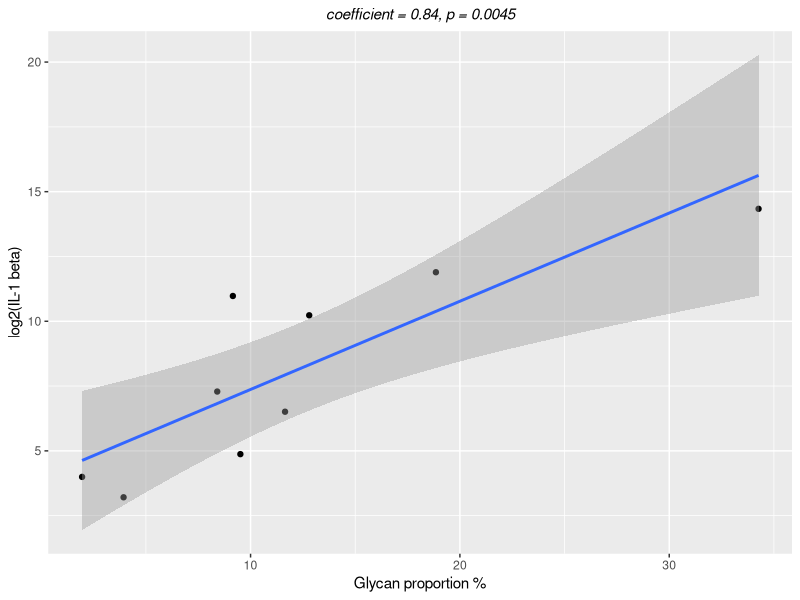
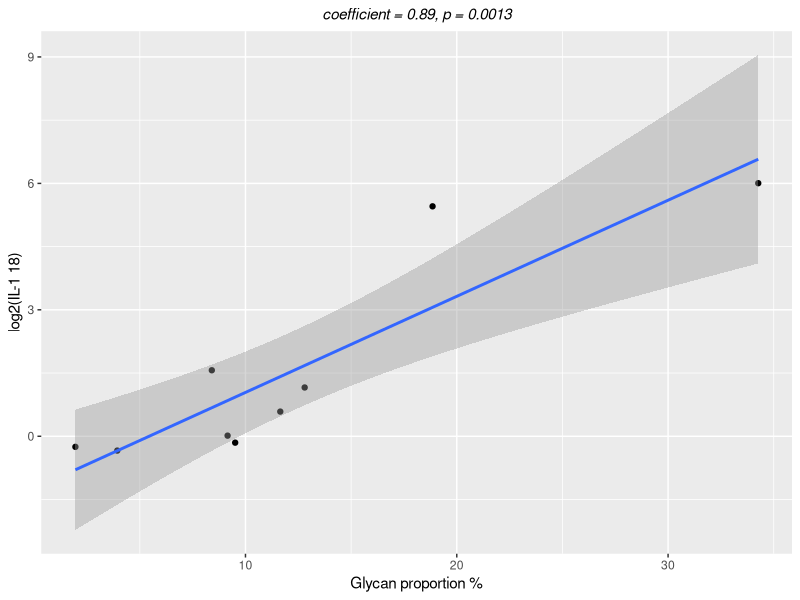
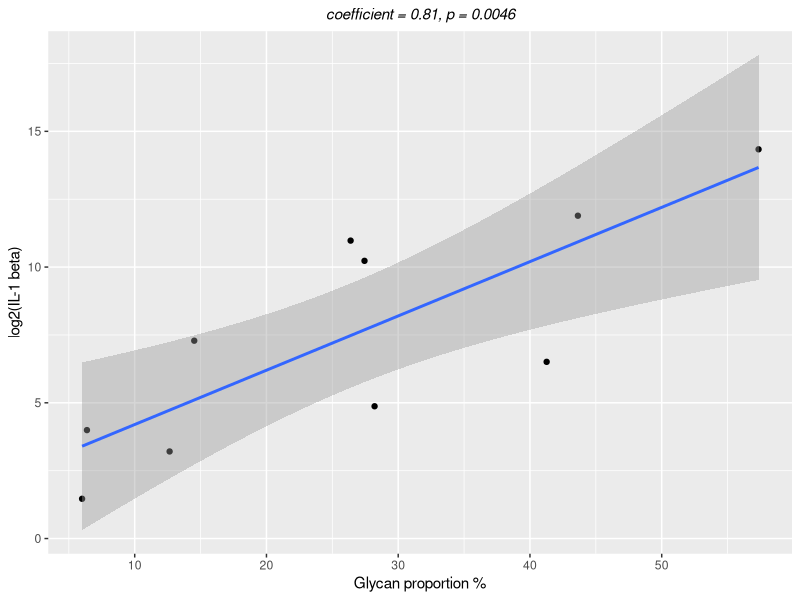
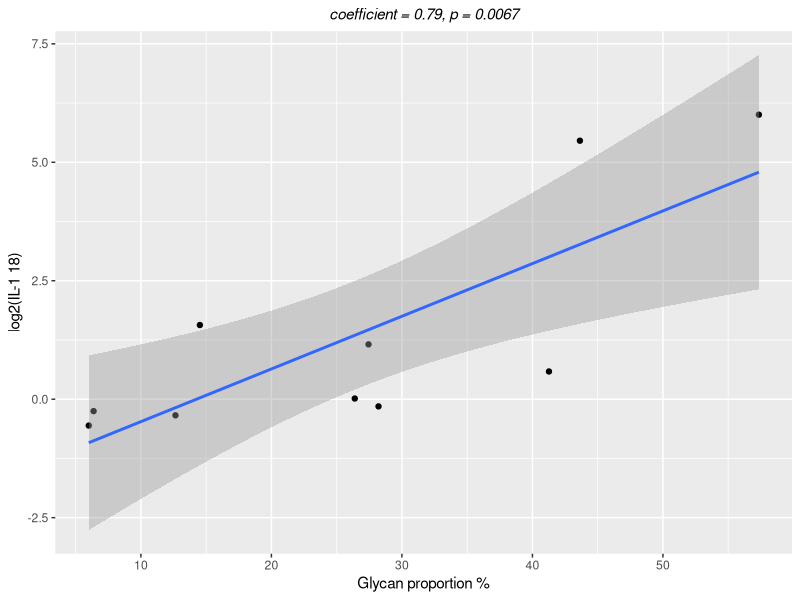
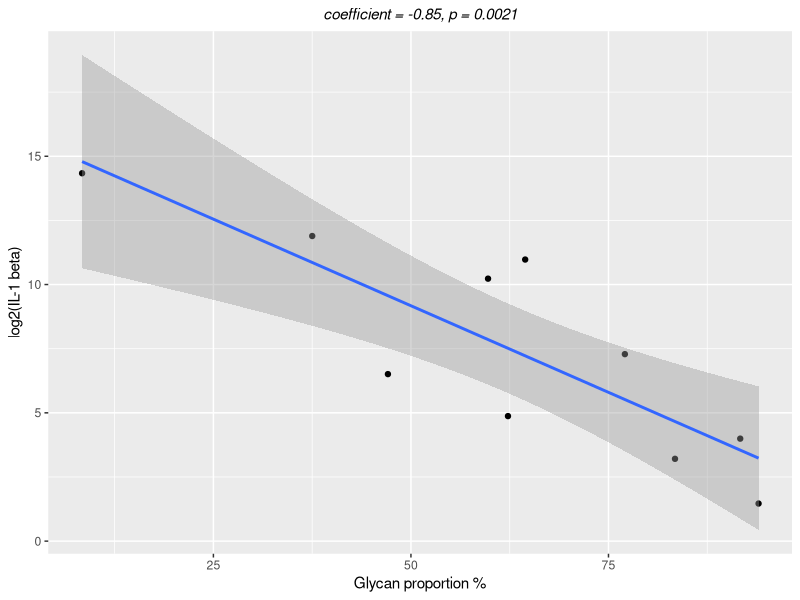
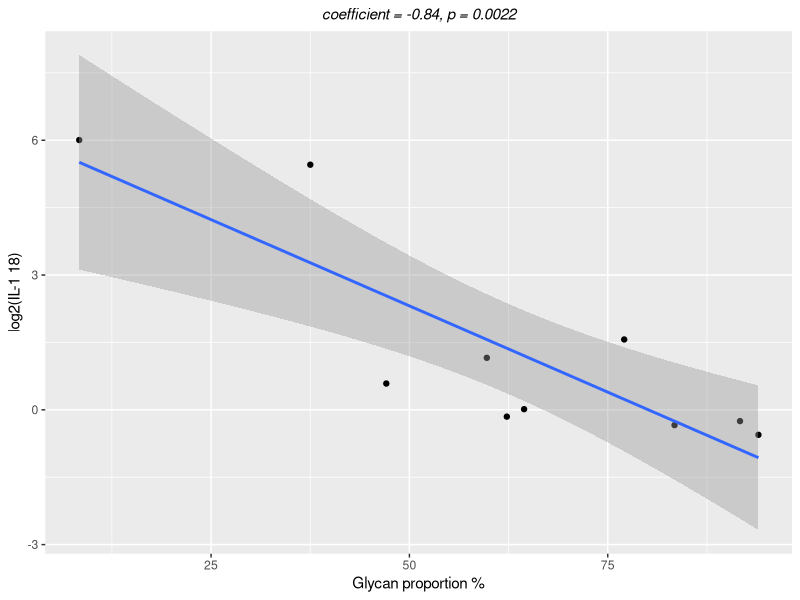
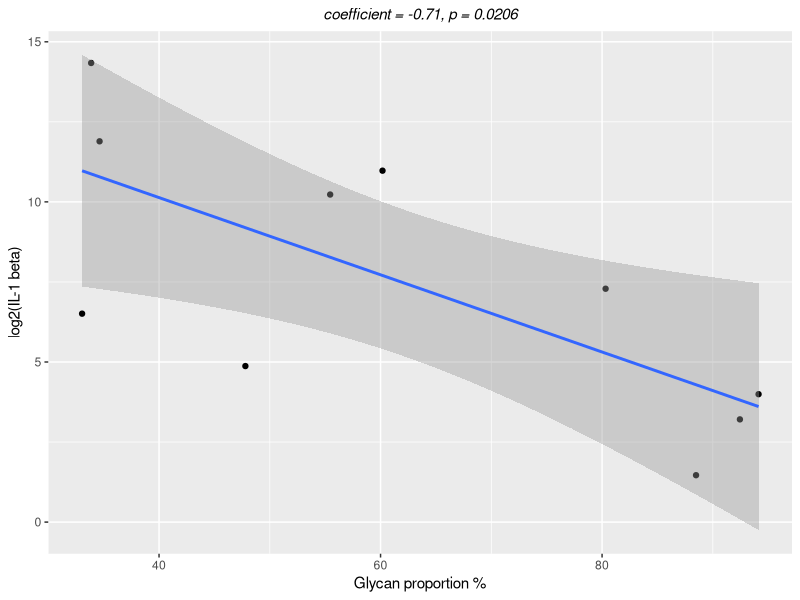
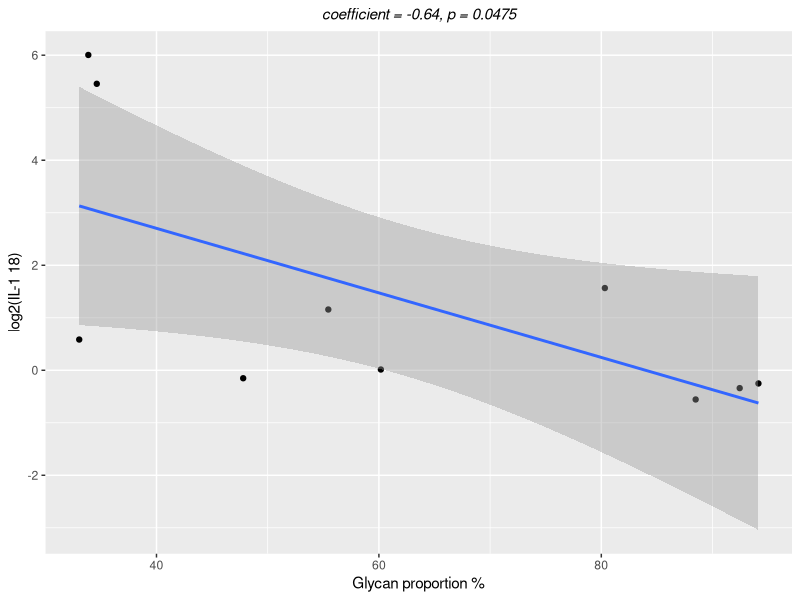

These charts were generated, in order, by the following R code:
############# Load packages, input background information #####

## Load ggplot2 
library(ggplot2)

############# Figure 10 A ####################################

## import the data
res=read.csv('Figure_10_A.csv')

## add relative intensity column
res['relative.intensity']=res$dHex_Intensity/res$total_Intensity

## plot the results IL-1 beta
temp=cor.test(res$relative.intensity, log2(as.numeric(res$IL1.beta)))
coefficient=as.vector(temp[[4]])
coefficient=round(coefficient,digits = 2)
p=temp[[3]]
p=round(p, digits = 4)
ggplot(res, aes(relative.intensity*100, log2(as.numeric(IL1.beta))))+
  geom_point()+
  labs(x='Glycan proportion %', y='log2(IL-1 beta)',
       subtitle = paste('coefficient = ',coefficient,', ', 'p = ',p,sep=''))+
  geom_smooth(method=lm)+
  theme( plot.subtitle = element_text(hjust = 0.5, face = 'italic'))

## plot the results IL-18
temp=cor.test(res$relative.intensity, log2(as.numeric(res$IL.18)))
coefficient=as.vector(temp[[4]])
coefficient=round(coefficient,digits = 2)
p=temp[[3]]
p=round(p, digits = 4)
ggplot(res, aes(relative.intensity*100, log2(as.numeric(IL.18))))+
  geom_point()+
  labs(x='Glycan proportion %', y='log2(IL-1 18)',
       subtitle = paste('coefficient = ',coefficient,', ', 'p = ',p,sep=''))+
  geom_smooth(method=lm)+
  theme( plot.subtitle = element_text(hjust = 0.5, face = 'italic'))

############# Figure 10 B ####################################

## import the data
res=read.csv('Figure_10_B.csv')

## add relative intensity column
res['relative.intensity']=res$dHex_Intensity/res$total_Intensity

## plot the results IL-1 beta
temp=cor.test(res$relative.intensity, log2(as.numeric(res$IL1.beta)))
coefficient=as.vector(temp[[4]])
coefficient=round(coefficient,digits = 2)
p=temp[[3]]
p=round(p, digits = 4)
ggplot(res, aes(relative.intensity*100, log2(as.numeric(IL1.beta))))+
  geom_point()+
  labs(x='Glycan proportion %', y='log2(IL-1 beta)',
       subtitle = paste('coefficient = ',coefficient,', ', 'p = ',p,sep=''))+
  geom_smooth(method=lm)+
  theme( plot.subtitle = element_text(hjust = 0.5, face = 'italic'))

## plot the results IL-18
temp=cor.test(res$relative.intensity, log2(as.numeric(res$IL.18)))
coefficient=as.vector(temp[[4]])
coefficient=round(coefficient,digits = 2)
p=temp[[3]]
p=round(p, digits = 4)
ggplot(res, aes(relative.intensity*100, log2(as.numeric(IL.18))))+
  geom_point()+
  labs(x='Glycan proportion %', y='log2(IL-1 18)',
       subtitle = paste('coefficient = ',coefficient,', ', 'p = ',p,sep=''))+
  geom_smooth(method=lm)+
  theme( plot.subtitle = element_text(hjust = 0.5, face = 'italic'))

############# Figure 10 C ####################################

## import the data
res=read.csv('Figure_10_C.csv')

## add relative intensity column
res['relative.intensity']=res$dHex_Intensity/res$total_Intensity

## plot the results IL-1 beta
temp=cor.test(res$relative.intensity, log2(as.numeric(res$IL1.beta)))
coefficient=as.vector(temp[[4]])
coefficient=round(coefficient,digits = 2)
p=temp[[3]]
p=round(p, digits = 4)
ggplot(res, aes(relative.intensity*100, log2(as.numeric(IL1.beta))))+
  geom_point()+
  labs(x='Glycan proportion %', y='log2(IL-1 beta)',
       subtitle = paste('coefficient = ',coefficient,', ', 'p = ',p,sep=''))+
  geom_smooth(method=lm)+
  theme( plot.subtitle = element_text(hjust = 0.5, face = 'italic'))

## plot the results IL-18
temp=cor.test(res$relative.intensity, log2(as.numeric(res$IL.18)))
coefficient=as.vector(temp[[4]])
coefficient=round(coefficient,digits = 2)
p=temp[[3]]
p=round(p, digits = 4)
ggplot(res, aes(relative.intensity*100, log2(as.numeric(IL.18))))+
  geom_point()+
  labs(x='Glycan proportion %', y='log2(IL-1 18)',
       subtitle = paste('coefficient = ',coefficient,', ', 'p = ',p,sep=''))+
  geom_smooth(method=lm)+
  theme( plot.subtitle = element_text(hjust = 0.5, face = 'italic'))

############# Figure 10 D ####################################

## import the data
res=read.csv('Figure_10_D.csv')

## add relative intensity column
res['relative.intensity']=res$dHex_Intensity/res$total_Intensity

## plot the results IL-1 beta
temp=cor.test(res$relative.intensity, log2(as.numeric(res$IL1.beta)))
coefficient=as.vector(temp[[4]])
coefficient=round(coefficient,digits = 2)
p=temp[[3]]
p=round(p, digits = 4)
ggplot(res, aes(relative.intensity*100, log2(as.numeric(IL1.beta))))+
  geom_point()+
  labs(x='Glycan proportion %', y='log2(IL-1 beta)',
       subtitle = paste('coefficient = ',coefficient,', ', 'p = ',p,sep=''))+
  geom_smooth(method=lm)+
  theme( plot.subtitle = element_text(hjust = 0.5, face = 'italic'))

## plot the results IL-18
temp=cor.test(res$relative.intensity, log2(as.numeric(res$IL.18)))
coefficient=as.vector(temp[[4]])
coefficient=round(coefficient,digits = 2)
p=temp[[3]]
p=round(p, digits = 4)
ggplot(res, aes(relative.intensity*100, log2(as.numeric(IL.18))))+
  geom_point()+
  labs(x='Glycan proportion %', y='log2(IL-1 18)',
       subtitle = paste('coefficient = ',coefficient,', ', 'p = ',p,sep=''))+
  geom_smooth(method=lm)+
  theme( plot.subtitle = element_text(hjust = 0.5, face = 'italic'))
